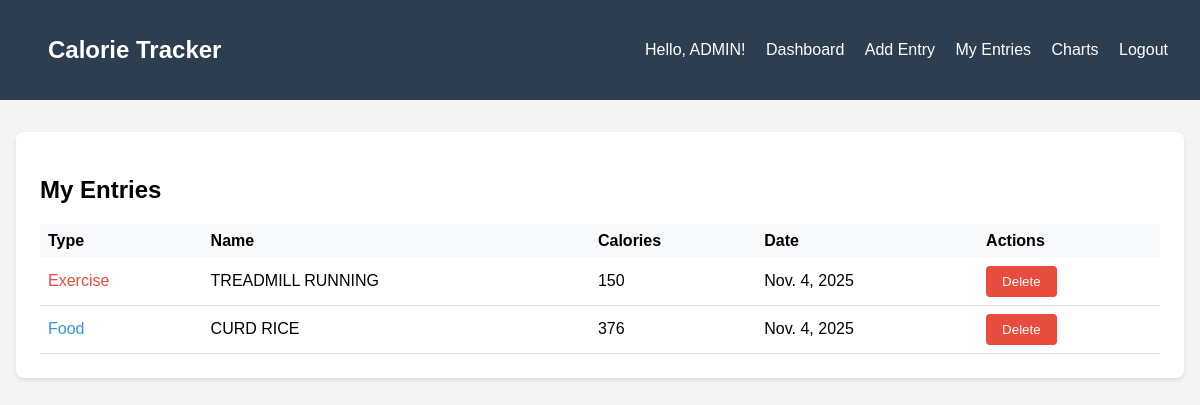
Page /tracker/entries/ (signed in) on the committed database.
### tracker/models.py (models this page shows, shortened)
class CalorieEntry(models.Model):
    ENTRY_TYPES = [
        ('food', 'Food Intake'),
        ('exercise', 'Exercise'),
    ]
    user = models.ForeignKey(User, on_delete=models.CASCADE)
    entry_type = models.CharField(max_length=10, choices=ENTRY_TYPES)
    name = models.CharField(max_length=200)
    calories = models.IntegerField()
    date = models.DateField(default=timezone.now)
    created_at = models.DateTimeField(auto_now_add=True)
    class Meta:
        ordering = ['-date', '-created_at']

### tracker/views.py (the view)
# urls.py: path('entries/', views.entries_list, name='entries_list'),
@login_required
def entries_list(request):
    entries = CalorieEntry.objects.filter(user=request.user)
    return render(request, 'tracker/entries_list.html', {'entries': entries})

### tracker/templates/tracker/entries_list.html (shortened to what this page needs)
{% extends 'tracker/base.html' %}
{% block content %}
<div class="card">
    <h2>My Entries</h2>
    {% if entries %}
        <table style="width: 100%; border-collapse: collapse;">
            <thead>
                <tr style="background-color: #f8f9fa;">
                    <th style="padding: 0.5rem; text-align: left;">Type</th>
                    <th style="padding: 0.5rem; text-align: left;">Name</th>
                    <th style="padding: 0.5rem; text-align: left;">Calories</th>
                    <th style="padding: 0.5rem; text-align: left;">Date</th>
                    <th style="padding: 0.5rem; text-align: left;">Actions</th>
                </tr>
            </thead>
            <tbody>
                {% for entry in entries %}
                <tr>
                    <td style="padding: 0.5rem; border-bottom: 1px solid #ddd;">
                        {% if entry.entry_type == 'food' %}
                            <span style="color: #3498db;">Food</span>
                        {% else %}
                            <span style="color: #e74c3c;">Exercise</span>
                        {% endif %}
                    </td>
                    <td style="padding: 0.5rem; border-bottom: 1px solid #ddd;">{{ entry.name }}</td>
                    <td style="padding: 0.5rem; border-bottom: 1px solid #ddd;">{{ entry.calories }}</td>
                    <td style="padding: 0.5rem; border-bottom: 1px solid #ddd;">{{ entry.date }}</td>
                    <td style="padding: 0.5rem; border-bottom: 1px solid #ddd;">
                        <form method="post" action="{% url 'delete_entry' entry.id %}" style="display: inline;">
                            <button type="submit" class="btn btn-danger" onclick="return confirm('Are you sure?')">Delete</button>
                        </form>
                    </td>
                </tr>
                {% endfor %}
            </tbody>
        </table>
    {% else %}
        <p>No entries yet. <a href="{% url 'add_entry' %}">Add your first entry!</a></p>
    {% endif %}
</div>
{% endblock %}

### tracker/templates/tracker/base.html (shortened to what this page needs)
<!DOCTYPE html>
<html lang="en">
<head>
</head>
<body>
    <nav class="navbar">
        <h1><a href="{% url 'home' %}">Calorie Tracker</a></h1>
        <div>
            {% if user.is_authenticated %}
                <span>Hello, {{ user.username }}!</span>
                <a href="{% url 'dashboard' %}">Dashboard</a>
                <a href="{% url 'add_entry' %}">Add Entry</a>
                <a href="{% url 'entries_list' %}">My Entries</a>
                <a href="{% url 'charts' %}">Charts</a>
                <a href="{% url 'logout' %}">Logout</a>
            {% else %}
                <a href="{% url 'login' %}">Login</a>
                <a href="{% url 'register' %}">Register</a>
            {% endif %}
        </div>
    </nav>
    <div class="container">
        {% block content %}
        {% endblock %}
    </div>
</body>
</html>

### tracker/templates/tracker/base.html (style rules this page uses)
body { font-family: Arial, sans-serif; margin: 0; padding: 0; background-color: #f4f4f4; }
.navbar { background-color: #2c3e50; color: white; padding: 1rem 2rem; display: flex; justify-content: space-between; align-items: center; }
.navbar a { color: white; text-decoration: none; margin-left: 1rem; }
.container { max-width: 1200px; margin: 2rem auto; padding: 0 1rem; }
.card { background: white; padding: 1.5rem; margin: 1rem 0; border-radius: 8px; box-shadow: 0 2px 4px rgba(0,0,0,0.1); }
.btn { display: inline-block; padding: 0.5rem 1rem; background-color: #3498db; color: white; text-decoration: none; border-radius: 4px; border: none; cursor: pointer; }
.btn-danger { background-color: #e74c3c; }

### rows in the picture
CalorieEntry: entry_type "Exercise", name "TREADMILL RUNNING", calories "150", date "Nov. 4, 2025"
CalorieEntry: entry_type "Food", name "CURD RICE", calories "376", date "Nov. 4, 2025"

### other values in the picture
{{ user.username }} "ADMIN"
